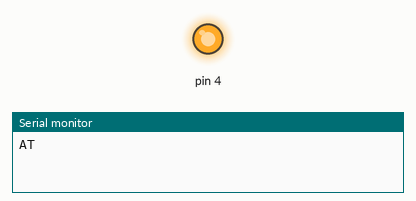
This program was run on a simulated Arduino Uno, built with avr-gcc and run on an emulated ATmega328P. Parts: output pins drawn as LEDs (lit = HIGH), the last lines printed to the serial monitor. The modem accepts every AT command (registered, SIM ready, sends succeed) and sends nothing else.

Above: at 0.1 s.
At 2.8 s:
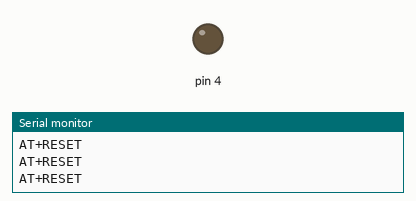
Timing chart, 0 to 4.3 s (numbered marks = the images above):
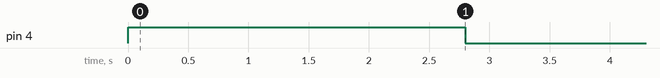

The program:

main.cpp
```cpp
// (licence header left out)
#include <HC_05.h>

/**
 * 기본 정의 된 소프으퉤어 시리얼 핀은 2, 3 입니다.
 * 다른 핀으로 정의하려면 다음과 같이 정의하세요.
 * #define soft_rx 핀 번호
 * #define soft_tx 핀 번호
 */

// 스캔 동작에 노출되는 블루투스 모듈의 이름입니다.
// 원하는 이름으로 변경해보세요.
String D_NAME = "Arduino_Uno_BT";

/**
 * @brief Construct a new hc 05::hc 05 object
 * @param uuid HC_05 모듈의 이름 (스캔 동작에 노출되는 이름)
 * @param uart HC_05 모듈의 통신보율 (통신 보율)
 * @param pswd HC_05 모듈의 패스워드 (SPP 연결시 사용)
 * @param role HC_05 모듈의 역할 설정 (마스터, 슬레이브)
 * @param cmode HC_05 모듈의 연결 모드 (바인드, 페어, 패시브)
 * @param pin HC_05 모듈의 Key 핀이 연결되는 포트입니다.
 *
 * 기본 세팅
 * name : Arduino_Uno_BT
 * pass : 0000
 * baud : 115200
 * polar : 1,0
 * role : 0
 * cmode : 1
 * AT pin : D4
 *
 * HC_05 과 소프트 웨어 시리얼로 통신하도록 되어있습니다.
 * HC_05 와 연결된 상태로 이 프로그램을 아두이노에 업로드 하면
 * HC_05 를 통한 블루투스 펌웨어 업로드가 가능하도록 HC_05 을 세팅합니다
 */
HC_05 uno_bt(D_NAME);

void setup() {
    Serial.begin(115200);
    // 만약 HC - 05 모듈의 설정이 정상적으로 적용되지 않거나 문자열이 손상되어 출력된다면
    // uno_bt.initDevice(); 로 재시도 해보고 그래도 안된다면,
    // uno_bt.initDevice(115200); 을 사용하여 HC-05 을 재설정 해봅니다.
    // 통신 보율은 115200 로 적용되었으나 블루투스 이름 설정이나 기타 설정 명령을 인식하지 못했을 가능성이 있습니다.
    uno_bt.initDevice();
    delay(200);
    Serial.println();
    Serial.println("잠시 후 HC-05 모듈의 세팅이 완료됩니다!");
    Serial.println("1. HC-05 모듈의 RX 는 아두이노의 TX 에 연결합니다. (로직 레벨 컨버터 사용 권장!)");
    Serial.println("2. HC-05 모듈의 TX 는 아두이노의 RX 에 연결합니다.");
    Serial.println("3. HC-05 모듈의 State 핀과 아두이노의 Reset 핀 사이에 1uF 이상의 세라믹 콘덴서를 연결합니다.");
    Serial.println("4. 아두이노의 D4 에 연결된 Key 핀을 제거합니다.");
    Serial.println("5. PC 에서 블루투스 장치를 스캔하여 Arduino_Uno_BT 장치를 찾아 연결하세요.");
    Serial.println("6. 기본으로 설정된 블루투스 비밀번호는 0000 입니다.");
    Serial.println("7. HC-05 모듈이 PC와 성공적으로 연결되면 컴퓨터에 2개의 COM Port 가 생성됩니다.");
    Serial.println("8. 둘 중 하나의 COM Port 만 시리얼 통신으로 사용가능합니다.");
    Serial.println("9. 시리얼 통신이 가능한 포트가 펌웨어 업로드가 가능한 포트입니다");
    Serial.println("10. Blink 예제를 업로드하여 정상적으로 업로드되는 포트를 사용합니다.");
    Serial.println("11. 사용자가 리셋 버튼을 누르지 않아도 스스로 펌웨어가 업로드되면 DTR 설정이 정상적으로 완료된것입니다.");
    Serial.println("12. HC-05 모듈이 연결된 상태에서는 USB UART 를 정상적으로 사용할 수 없으니 주의하세요.");
    Serial.println();
}

void loop() {  // 메인루프
}
```
